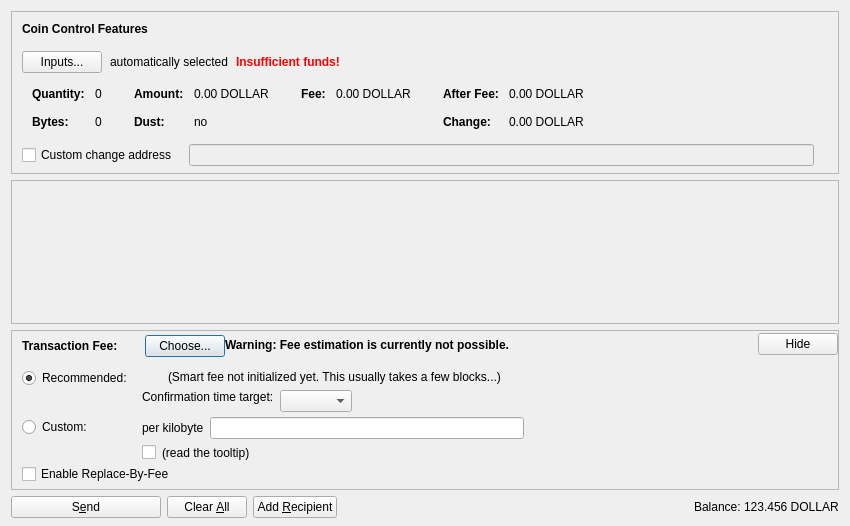
<?xml version="1.0" encoding="UTF-8"?>
<ui version="4.0">
 <class>SendCoinsDialog</class>
 <widget class="QDialog" name="SendCoinsDialog">
  <property name="geometry">
   <rect>
    <x>0</x>
    <y>0</y>
    <width>850</width>
    <height>526</height>
   </rect>
  </property>
  <property name="windowTitle">
   <string>Send Coins</string>
  </property>
  <layout class="QVBoxLayout" name="verticalLayout" stretch="0,1,0,0">
   <property name="bottomMargin">
    <number>8</number>
   </property>
   <item>
    <widget class="QFrame" name="frameCoinControl">
     <property name="sizePolicy">
      <sizepolicy hsizetype="Expanding" vsizetype="Expanding">
       <horstretch>0</horstretch>
       <verstretch>0</verstretch>
      </sizepolicy>
     </property>
     <property name="maximumSize">
      <size>
       <width>16777215</width>
       <height>16777215</height>
      </size>
     </property>
     <property name="frameShape">
      <enum>QFrame::StyledPanel</enum>
     </property>
     <property name="frameShadow">
      <enum>QFrame::Sunken</enum>
     </property>
     <layout class="QVBoxLayout" name="verticalLayoutCoinControl2">
      <property name="spacing">
       <number>0</number>
      </property>
      <property name="leftMargin">
       <number>0</number>
      </property>
      <property name="topMargin">
       <number>0</number>
      </property>
      <property name="rightMargin">
       <number>0</number>
      </property>
      <property name="bottomMargin">
       <number>6</number>
      </property>
      <item>
       <layout class="QVBoxLayout" name="verticalLayoutCoinControl" stretch="0,0,0,0,1">
        <property name="spacing">
         <number>0</number>
        </property>
        <property name="leftMargin">
         <number>10</number>
        </property>
        <property name="topMargin">
         <number>10</number>
        </property>
        <item>
         <layout class="QHBoxLayout" name="horizontalLayoutCoinControl1">
          <property name="bottomMargin">
           <number>15</number>
          </property>
          <item>
           <widget class="QLabel" name="labelCoinControlFeatures">
            <property name="sizePolicy">
             <sizepolicy hsizetype="Preferred" vsizetype="Maximum">
              <horstretch>0</horstretch>
              <verstretch>0</verstretch>
             </sizepolicy>
            </property>
            <property name="font">
             <font>
              <weight>75</weight>
              <bold>true</bold>
             </font>
            </property>
            <property name="styleSheet">
             <string notr="true">font-weight:bold;</string>
            </property>
            <property name="text">
             <string>Coin Control Features</string>
            </property>
           </widget>
          </item>
         </layout>
        </item>
        <item>
         <layout class="QHBoxLayout" name="horizontalLayoutCoinControl2" stretch="0,0,0,0">
          <property name="spacing">
           <number>8</number>
          </property>
          <property name="bottomMargin">
           <number>10</number>
          </property>
          <item>
           <widget class="QPushButton" name="pushButtonCoinControl">
            <property name="styleSheet">
             <string notr="true"/>
            </property>
            <property name="text">
             <string>Inputs...</string>
            </property>
            <property name="autoDefault">
             <bool>false</bool>
            </property>
           </widget>
          </item>
          <item>
           <widget class="QLabel" name="labelCoinControlAutomaticallySelected">
            <property name="text">
             <string>automatically selected</string>
            </property>
            <property name="margin">
             <number>5</number>
            </property>
           </widget>
          </item>
          <item>
           <widget class="QLabel" name="labelCoinControlInsuffFunds">
            <property name="font">
             <font>
              <weight>75</weight>
              <bold>true</bold>
             </font>
            </property>
            <property name="styleSheet">
             <string notr="true">color:red;font-weight:bold;</string>
            </property>
            <property name="text">
             <string>Insufficient funds!</string>
            </property>
            <property name="margin">
             <number>5</number>
            </property>
           </widget>
          </item>
          <item>
           <spacer name="horizontalSpacerCoinControl">
            <property name="orientation">
             <enum>Qt::Horizontal</enum>
            </property>
            <property name="sizeHint" stdset="0">
             <size>
              <width>40</width>
              <height>1</height>
             </size>
            </property>
           </spacer>
          </item>
         </layout>
        </item>
        <item>
         <widget class="QWidget" name="widgetCoinControl" native="true">
          <property name="sizePolicy">
           <sizepolicy hsizetype="Preferred" vsizetype="Preferred">
            <horstretch>0</horstretch>
            <verstretch>0</verstretch>
           </sizepolicy>
          </property>
          <property name="minimumSize">
           <size>
            <width>0</width>
            <height>0</height>
           </size>
          </property>
          <property name="styleSheet">
           <string notr="true"/>
          </property>
          <layout class="QHBoxLayout" name="horizontalLayoutCoinControl5">
           <property name="leftMargin">
            <number>0</number>
           </property>
           <property name="topMargin">
            <number>0</number>
           </property>
           <property name="rightMargin">
            <number>0</number>
           </property>
           <property name="bottomMargin">
            <number>0</number>
           </property>
           <item>
            <layout class="QHBoxLayout" name="horizontalLayoutCoinControl3" stretch="0,0,0,1">
             <property name="spacing">
              <number>20</number>
             </property>
             <property name="topMargin">
              <number>0</number>
             </property>
             <property name="bottomMargin">
              <number>10</number>
             </property>
             <item>
              <layout class="QFormLayout" name="formLayoutCoinControl1">
               <property name="horizontalSpacing">
                <number>10</number>
               </property>
               <property name="verticalSpacing">
                <number>14</number>
               </property>
               <property name="leftMargin">
                <number>10</number>
               </property>
               <property name="topMargin">
                <number>4</number>
               </property>
               <property name="rightMargin">
                <number>6</number>
               </property>
               <item row="0" column="0">
                <widget class="QLabel" name="labelCoinControlQuantityText">
                 <property name="font">
                  <font>
                   <weight>75</weight>
                   <bold>true</bold>
                  </font>
                 </property>
                 <property name="text">
                  <string>Quantity:</string>
                 </property>
                 <property name="margin">
                  <number>0</number>
                 </property>
                </widget>
               </item>
               <item row="0" column="1">
                <widget class="QLabel" name="labelCoinControlQuantity">
                 <property name="cursor">
                  <cursorShape>IBeamCursor</cursorShape>
                 </property>
                 <property name="contextMenuPolicy">
                  <enum>Qt::ActionsContextMenu</enum>
                 </property>
                 <property name="text">
                  <string notr="true">0</string>
                 </property>
                 <property name="margin">
                  <number>0</number>
                 </property>
                 <property name="textInteractionFlags">
                  <set>Qt::LinksAccessibleByMouse|Qt::TextSelectableByKeyboard|Qt::TextSelectableByMouse</set>
                 </property>
                </widget>
               </item>
               <item row="1" column="0">
                <widget class="QLabel" name="labelCoinControlBytesText">
                 <property name="font">
                  <font>
                   <weight>75</weight>
                   <bold>true</bold>
                  </font>
                 </property>
                 <property name="text">
                  <string>Bytes:</string>
                 </property>
                </widget>
               </item>
               <item row="1" column="1">
                <widget class="QLabel" name="labelCoinControlBytes">
                 <property name="cursor">
                  <cursorShape>IBeamCursor</cursorShape>
                 </property>
                 <property name="contextMenuPolicy">
                  <enum>Qt::ActionsContextMenu</enum>
                 </property>
                 <property name="text">
                  <string notr="true">0</string>
                 </property>
                 <property name="textInteractionFlags">
                  <set>Qt::LinksAccessibleByMouse|Qt::TextSelectableByKeyboard|Qt::TextSelectableByMouse</set>
                 </property>
                </widget>
               </item>
              </layout>
             </item>
             <item>
              <layout class="QFormLayout" name="formLayoutCoinControl2">
               <property name="horizontalSpacing">
                <number>10</number>
               </property>
               <property name="verticalSpacing">
                <number>14</number>
               </property>
               <property name="leftMargin">
                <number>6</number>
               </property>
               <property name="topMargin">
                <number>4</number>
               </property>
               <property name="rightMargin">
                <number>6</number>
               </property>
               <item row="0" column="0">
                <widget class="QLabel" name="labelCoinControlAmountText">
                 <property name="font">
                  <font>
                   <weight>75</weight>
                   <bold>true</bold>
                  </font>
                 </property>
                 <property name="text">
                  <string>Amount:</string>
                 </property>
                 <property name="margin">
                  <number>0</number>
                 </property>
                </widget>
               </item>
               <item row="0" column="1">
                <widget class="QLabel" name="labelCoinControlAmount">
                 <property name="cursor">
                  <cursorShape>IBeamCursor</cursorShape>
                 </property>
                 <property name="contextMenuPolicy">
                  <enum>Qt::ActionsContextMenu</enum>
                 </property>
                 <property name="text">
                  <string notr="true">0.00 DOLLAR</string>
                 </property>
                 <property name="textInteractionFlags">
                  <set>Qt::LinksAccessibleByMouse|Qt::TextSelectableByKeyboard|Qt::TextSelectableByMouse</set>
                 </property>
                </widget>
               </item>
               <item row="1" column="0">
                <widget class="QLabel" name="labelCoinControlLowOutputText">
                 <property name="font">
                  <font>
                   <weight>75</weight>
                   <bold>true</bold>
                  </font>
                 </property>
                 <property name="text">
                  <string>Dust:</string>
                 </property>
                </widget>
               </item>
               <item row="1" column="1">
                <widget class="QLabel" name="labelCoinControlLowOutput">
                 <property name="cursor">
                  <cursorShape>IBeamCursor</cursorShape>
                 </property>
                 <property name="contextMenuPolicy">
                  <enum>Qt::ActionsContextMenu</enum>
                 </property>
                 <property name="text">
                  <string notr="true">no</string>
                 </property>
                 <property name="textInteractionFlags">
                  <set>Qt::LinksAccessibleByMouse|Qt::TextSelectableByKeyboard|Qt::TextSelectableByMouse</set>
                 </property>
                </widget>
               </item>
              </layout>
             </item>
             <item>
              <layout class="QFormLayout" name="formLayoutCoinControl3">
               <property name="horizontalSpacing">
                <number>10</number>
               </property>
               <property name="verticalSpacing">
                <number>14</number>
               </property>
               <property name="leftMargin">
                <number>6</number>
               </property>
               <property name="topMargin">
                <number>4</number>
               </property>
               <property name="rightMargin">
                <number>6</number>
               </property>
               <item row="0" column="0">
                <widget class="QLabel" name="labelCoinControlFeeText">
                 <property name="font">
                  <font>
                   <weight>75</weight>
                   <bold>true</bold>
                  </font>
                 </property>
                 <property name="text">
                  <string>Fee:</string>
                 </property>
                 <property name="margin">
                  <number>0</number>
                 </property>
                </widget>
               </item>
               <item row="0" column="1">
                <widget class="QLabel" name="labelCoinControlFee">
                 <property name="cursor">
                  <cursorShape>IBeamCursor</cursorShape>
                 </property>
                 <property name="contextMenuPolicy">
                  <enum>Qt::ActionsContextMenu</enum>
                 </property>
                 <property name="text">
                  <string notr="true">0.00 DOLLAR</string>
                 </property>
                 <property name="textInteractionFlags">
                  <set>Qt::LinksAccessibleByMouse|Qt::TextSelectableByKeyboard|Qt::TextSelectableByMouse</set>
                 </property>
                </widget>
               </item>
              </layout>
             </item>
             <item>
              <layout class="QFormLayout" name="formLayoutCoinControl4">
               <property name="horizontalSpacing">
                <number>10</number>
               </property>
               <property name="verticalSpacing">
                <number>14</number>
               </property>
               <property name="leftMargin">
                <number>6</number>
               </property>
               <property name="topMargin">
                <number>4</number>
               </property>
               <property name="rightMargin">
                <number>6</number>
               </property>
               <item row="0" column="0">
                <widget class="QLabel" name="labelCoinControlAfterFeeText">
                 <property name="font">
                  <font>
                   <weight>75</weight>
                   <bold>true</bold>
                  </font>
                 </property>
                 <property name="text">
                  <string>After Fee:</string>
                 </property>
                 <property name="margin">
                  <number>0</number>
                 </property>
                </widget>
               </item>
               <item row="0" column="1">
                <widget class="QLabel" name="labelCoinControlAfterFee">
                 <property name="cursor">
                  <cursorShape>IBeamCursor</cursorShape>
                 </property>
                 <property name="contextMenuPolicy">
                  <enum>Qt::ActionsContextMenu</enum>
                 </property>
                 <property name="text">
                  <string notr="true">0.00 DOLLAR</string>
                 </property>
                 <property name="textInteractionFlags">
                  <set>Qt::LinksAccessibleByMouse|Qt::TextSelectableByKeyboard|Qt::TextSelectableByMouse</set>
                 </property>
                </widget>
               </item>
               <item row="1" column="0">
                <widget class="QLabel" name="labelCoinControlChangeText">
                 <property name="font">
                  <font>
                   <weight>75</weight>
                   <bold>true</bold>
                  </font>
                 </property>
                 <property name="text">
                  <string>Change:</string>
                 </property>
                </widget>
               </item>
               <item row="1" column="1">
                <widget class="QLabel" name="labelCoinControlChange">
                 <property name="cursor">
                  <cursorShape>IBeamCursor</cursorShape>
                 </property>
                 <property name="contextMenuPolicy">
                  <enum>Qt::ActionsContextMenu</enum>
                 </property>
                 <property name="text">
                  <string notr="true">0.00 DOLLAR</string>
                 </property>
                 <property name="textInteractionFlags">
                  <set>Qt::LinksAccessibleByMouse|Qt::TextSelectableByKeyboard|Qt::TextSelectableByMouse</set>
                 </property>
                </widget>
               </item>
              </layout>
             </item>
            </layout>
           </item>
          </layout>
         </widget>
        </item>
        <item>
         <layout class="QHBoxLayout" name="horizontalLayoutCoinControl4" stretch="0,0,0">
          <property name="spacing">
           <number>12</number>
          </property>
          <property name="sizeConstraint">
           <enum>QLayout::SetDefaultConstraint</enum>
          </property>
          <property name="topMargin">
           <number>5</number>
          </property>
          <property name="rightMargin">
           <number>5</number>
          </property>
          <item>
           <widget class="QCheckBox" name="checkBoxCoinControlChange">
            <property name="toolTip">
             <string>If this is activated, but the change address is empty or invalid, change will be sent to a newly generated address.</string>
            </property>
            <property name="text">
             <string>Custom change address</string>
            </property>
           </widget>
          </item>
          <item>
           <widget class="QValidatedLineEdit" name="lineEditCoinControlChange">
            <property name="enabled">
             <bool>false</bool>
            </property>
            <property name="sizePolicy">
             <sizepolicy hsizetype="Expanding" vsizetype="Fixed">
              <horstretch>0</horstretch>
              <verstretch>0</verstretch>
             </sizepolicy>
            </property>
           </widget>
          </item>
          <item>
           <widget class="QLabel" name="labelCoinControlChangeLabel">
            <property name="sizePolicy">
             <sizepolicy hsizetype="Preferred" vsizetype="Expanding">
              <horstretch>0</horstretch>
              <verstretch>0</verstretch>
             </sizepolicy>
            </property>
            <property name="minimumSize">
             <size>
              <width>0</width>
              <height>0</height>
             </size>
            </property>
            <property name="text">
             <string/>
            </property>
            <property name="margin">
             <number>3</number>
            </property>
           </widget>
          </item>
         </layout>
        </item>
        <item>
         <spacer name="verticalSpacerCoinControl">
          <property name="orientation">
           <enum>Qt::Vertical</enum>
          </property>
          <property name="sizeHint" stdset="0">
           <size>
            <width>800</width>
            <height>1</height>
           </size>
          </property>
         </spacer>
        </item>
       </layout>
      </item>
     </layout>
    </widget>
   </item>
   <item>
    <widget class="QScrollArea" name="scrollArea">
     <property name="widgetResizable">
      <bool>true</bool>
     </property>
     <widget class="QWidget" name="scrollAreaWidgetContents">
      <property name="geometry">
       <rect>
        <x>0</x>
        <y>0</y>
        <width>830</width>
        <height>104</height>
       </rect>
      </property>
      <layout class="QVBoxLayout" name="verticalLayout_2" stretch="0,1">
       <property name="leftMargin">
        <number>0</number>
       </property>
       <property name="topMargin">
        <number>0</number>
       </property>
       <property name="rightMargin">
        <number>0</number>
       </property>
       <property name="bottomMargin">
        <number>0</number>
       </property>
       <item>
        <layout class="QVBoxLayout" name="entries">
         <property name="spacing">
          <number>6</number>
         </property>
        </layout>
       </item>
       <item>
        <spacer name="verticalSpacer">
         <property name="orientation">
          <enum>Qt::Vertical</enum>
         </property>
         <property name="sizeHint" stdset="0">
          <size>
           <width>20</width>
           <height>40</height>
          </size>
         </property>
        </spacer>
       </item>
      </layout>
     </widget>
    </widget>
   </item>
   <item>
    <widget class="QFrame" name="frameFee">
     <property name="sizePolicy">
      <sizepolicy hsizetype="Expanding" vsizetype="Expanding">
       <horstretch>0</horstretch>
       <verstretch>0</verstretch>
      </sizepolicy>
     </property>
     <property name="maximumSize">
      <size>
       <width>16777215</width>
       <height>16777215</height>
      </size>
     </property>
     <property name="frameShape">
      <enum>QFrame::StyledPanel</enum>
     </property>
     <property name="frameShadow">
      <enum>QFrame::Sunken</enum>
     </property>
     <layout class="QVBoxLayout" name="verticalLayoutFee1">
      <property name="spacing">
       <number>0</number>
      </property>
      <property name="leftMargin">
       <number>0</number>
      </property>
      <property name="topMargin">
       <number>0</number>
      </property>
      <property name="rightMargin">
       <number>0</number>
      </property>
      <property name="bottomMargin">
       <number>0</number>
      </property>
      <item>
       <layout class="QVBoxLayout" name="verticalLayoutFee2" stretch="0,0,0">
        <property name="spacing">
         <number>0</number>
        </property>
        <property name="leftMargin">
         <number>10</number>
        </property>
        <property name="topMargin">
         <number>0</number>
        </property>
        <item>
         <layout class="QHBoxLayout" name="horizontalLayoutFee1">
          <property name="bottomMargin">
           <number>0</number>
          </property>
          <item>
           <layout class="QVBoxLayout" name="verticalLayoutFee7">
            <property name="spacing">
             <number>0</number>
            </property>
            <item>
             <spacer name="verticalSpacerSmartFee">
              <property name="orientation">
               <enum>Qt::Vertical</enum>
              </property>
              <property name="sizeType">
               <enum>QSizePolicy::Fixed</enum>
              </property>
              <property name="sizeHint" stdset="0">
               <size>
                <width>1</width>
                <height>4</height>
               </size>
              </property>
             </spacer>
            </item>
            <item>
             <layout class="QHBoxLayout" name="horizontalLayoutSmartFee">
              <property name="spacing">
               <number>10</number>
              </property>
              <item>
               <widget class="QLabel" name="labelFeeHeadline">
                <property name="sizePolicy">
                 <sizepolicy hsizetype="Preferred" vsizetype="Maximum">
                  <horstretch>0</horstretch>
                  <verstretch>0</verstretch>
                 </sizepolicy>
                </property>
                <property name="font">
                 <font>
                  <weight>75</weight>
                  <bold>true</bold>
                 </font>
                </property>
                <property name="styleSheet">
                 <string notr="true">font-weight:bold;</string>
                </property>
                <property name="text">
                 <string>Transaction Fee:</string>
                </property>
               </widget>
              </item>
              <item>
               <widget class="QLabel" name="labelFeeMinimized">
                <property name="text">
                 <string/>
                </property>
               </widget>
              </item>
              <item>
               <widget class="QPushButton" name="buttonChooseFee">
                <property name="text">
                 <string>Choose...</string>
                </property>
               </widget>
              </item>
             </layout>
            </item>
            <item>
             <spacer name="verticalSpacer_5">
              <property name="orientation">
               <enum>Qt::Vertical</enum>
              </property>
              <property name="sizeHint" stdset="0">
               <size>
                <width>1</width>
                <height>1</height>
               </size>
              </property>
             </spacer>
            </item>
           </layout>
          </item>
          <item>
           <widget class="QLabel" name="fallbackFeeWarningLabel">
            <property name="toolTip">
             <string>Using the fallbackfee can result in sending a transaction that will take several hours or days (or never) to confirm. Consider choosing your fee manually or wait until you have validated the complete chain.</string>
            </property>
            <property name="font">
            <font>
                <weight>75</weight>
                <bold>true</bold>
            </font>
            </property>
            <property name="text">
             <string>Warning: Fee estimation is currently not possible.</string>
            </property>
            <property name="wordWrap">
             <bool>false</bool>
            </property>
           </widget>
          </item>
          <item>
           <spacer name="horizontalSpacer_4">
            <property name="orientation">
             <enum>Qt::Horizontal</enum>
            </property>
            <property name="sizeType">
             <enum>QSizePolicy::MinimumExpanding</enum>
            </property>
            <property name="sizeHint" stdset="0">
             <size>
              <width>40</width>
              <height>20</height>
             </size>
            </property>
           </spacer>
          </item>
          <item>
           <widget class="QPushButton" name="buttonMinimizeFee">
            <property name="toolTip">
             <string>collapse fee-settings</string>
            </property>
            <property name="text">
             <string>Hide</string>
            </property>
           </widget>
          </item>
         </layout>
        </item>
        <item>
         <widget class="QFrame" name="frameFeeSelection">
          <layout class="QVBoxLayout" name="verticalLayoutFee12">
           <property name="spacing">
            <number>0</number>
           </property>
           <property name="leftMargin">
            <number>0</number>
           </property>
           <property name="topMargin">
            <number>0</number>
           </property>
           <property name="rightMargin">
            <number>0</number>
           </property>
           <property name="bottomMargin">
            <number>0</number>
           </property>
           <item>
            <layout class="QGridLayout" name="gridLayoutFee">
             <property name="topMargin">
              <number>10</number>
             </property>
             <property name="bottomMargin">
              <number>4</number>
             </property>
             <property name="horizontalSpacing">
              <number>10</number>
             </property>
             <property name="verticalSpacing">
              <number>4</number>
             </property>
             <item row="1" column="1">
              <layout class="QVBoxLayout" name="verticalLayoutFee8">
               <property name="spacing">
                <number>6</number>
               </property>
               <item>
                <layout class="QHBoxLayout" name="horizontalLayoutFee13">
                 <item>
                  <widget class="QLabel" name="labelCustomPerKilobyte">
                   <property name="toolTip">
                    <string>Specify a custom fee per kB (1,000 bytes) of the transaction's virtual size.

Note:  Since the fee is calculated on a per-byte basis, a fee of "100 satoshis per kB" for a transaction size of 500 bytes (half of 1 kB) would ultimately yield a fee of only 50 satoshis.</string>
                   </property>
                   <property name="text">
                    <string>per kilobyte</string>
                   </property>
                  </widget>
                 </item>
                 <item>
                  <widget class="DollarAmountField" name="customFee"/>
                 </item>
                 <item>
                  <spacer name="horizontalSpacer_6">
                   <property name="orientation">
                    <enum>Qt::Horizontal</enum>
                   </property>
                   <property name="sizeHint" stdset="0">
                    <size>
                     <width>1</width>
                     <height>1</height>
                    </size>
                   </property>
                  </spacer>
                 </item>
                </layout>
               </item>
               <item>
                <layout class="QHBoxLayout" name="horizontalLayoutFee8">
                 <item>
                  <widget class="QCheckBox" name="checkBoxMinimumFee">
                   <property name="toolTip">
                    <string>Paying only the minimum fee is just fine as long as there is less transaction volume than space in the blocks. But be aware that this can end up in a never confirming transaction once there is more demand for dollar transactions than the network can process.</string>
                   </property>
                   <property name="text">
                    <string/>
                   </property>
                  </widget>
                 </item>
                 <item>
                  <widget class="QLabel" name="labelMinFeeWarning">
                   <property name="enabled">
                    <bool>true</bool>
                   </property>
                   <property name="toolTip">
                    <string>Paying only the minimum fee is just fine as long as there is less transaction volume than space in the blocks. But be aware that this can end up in a never confirming transaction once there is more demand for dollar transactions than the network can process.</string>
                   </property>
                   <property name="text">
                    <string>(read the tooltip)</string>
                   </property>
                   <property name="margin">
                    <number>5</number>
                   </property>
                  </widget>
                 </item>
                 <item>
                  <spacer name="horizontalSpacer_2">
                   <property name="orientation">
                    <enum>Qt::Horizontal</enum>
                   </property>
                   <property name="sizeHint" stdset="0">
                    <size>
                     <width>1</width>
                     <height>1</height>
                    </size>
                   </property>
                  </spacer>
                 </item>
                </layout>
               </item>
              </layout>
             </item>
             <item row="0" column="0">
              <layout class="QVBoxLayout" name="verticalLayoutFee4" stretch="0,1">
               <item>
                <widget class="QRadioButton" name="radioSmartFee">
                 <property name="text">
                  <string>Recommended:</string>
                 </property>
                 <property name="checked">
                  <bool>true</bool>
                 </property>
                 <attribute name="buttonGroup">
                  <string notr="true">groupFee</string>
                 </attribute>
                </widget>
               </item>
               <item>
                <spacer name="verticalSpacer_2">
                 <property name="orientation">
                  <enum>Qt::Vertical</enum>
                 </property>
                 <property name="sizeHint" stdset="0">
                  <size>
                   <width>1</width>
                   <height>1</height>
                  </size>
                 </property>
                </spacer>
               </item>
              </layout>
             </item>
             <item row="1" column="0">
              <layout class="QVBoxLayout" name="verticalLayoutFee9" stretch="0,1">
               <item>
                <widget class="QRadioButton" name="radioCustomFee">
                 <property name="text">
                  <string>Custom:</string>
                 </property>
                 <attribute name="buttonGroup">
                  <string notr="true">groupFee</string>
                 </attribute>
                </widget>
               </item>
               <item>
                <spacer name="verticalSpacer_6">
                 <property name="orientation">
                  <enum>Qt::Vertical</enum>
                 </property>
                 <property name="sizeHint" stdset="0">
                  <size>
                   <width>1</width>
                   <height>1</height>
                  </size>
                 </property>
                </spacer>
               </item>
              </layout>
             </item>
             <item row="0" column="1">
              <layout class="QVBoxLayout" name="verticalLayoutFee3" stretch="0,0,1">
               <property name="spacing">
                <number>6</number>
               </property>
               <property name="topMargin">
                <number>2</number>
               </property>
               <item>
                <layout class="QHBoxLayout" name="horizontalLayoutFee12">
                 <item>
                  <widget class="QLabel" name="labelSmartFee">
                   <property name="text">
                    <string/>
                   </property>
                   <property name="margin">
                    <number>2</number>
                   </property>
                  </widget>
                 </item>
                 <item>
                  <widget class="QLabel" name="labelFeeEstimation">
                   <property name="text">
                    <string/>
                   </property>
                  </widget>
                 </item>
                 <item>
                  <widget class="QLabel" name="labelSmartFee2">
                   <property name="text">
                    <string>(Smart fee not initialized yet. This usually takes a few blocks...)</string>
                   </property>
                   <property name="margin">
                    <number>2</number>
                   </property>
                  </widget>
                 </item>
                 <item>
                  <spacer name="horizontalSpacer_5">
                   <property name="orientation">
                    <enum>Qt::Horizontal</enum>
                   </property>
                   <property name="sizeHint" stdset="0">
                    <size>
                     <width>1</width>
                     <height>1</height>
                    </size>
                   </property>
                  </spacer>
                 </item>
                </layout>
               </item>
               <item>
                <layout class="QHBoxLayout" name="horizontalLayoutFee9">
                 <item>
                  <layout class="QVBoxLayout" name="verticalLayoutFee6">
                   <item>
                    <widget class="QLabel" name="labelSmartFee3">
                     <property name="text">
                      <string>Confirmation time target:</string>
                     </property>
                     <property name="margin">
                      <number>2</number>
                     </property>
                    </widget>
                   </item>
                   <item>
                    <spacer name="verticalSpacer_3">
                     <property name="orientation">
                      <enum>Qt::Vertical</enum>
                     </property>
                     <property name="sizeHint" stdset="0">
                      <size>
                       <width>1</width>
                       <height>1</height>
                      </size>
                     </property>
                    </spacer>
                   </item>
                  </layout>
                 </item>
                 <item>
                  <layout class="QVBoxLayout" name="verticalLayoutFee5">
                   <property name="rightMargin">
                    <number>30</number>
                   </property>
                   <item>
                    <layout class="QHBoxLayout" name="horizontalLayoutConfTarget">
                     <property name="bottomMargin">
                      <number>0</number>
                     </property>
                     <item>
                      <widget class="QComboBox" name="confTargetSelector"/>
                     </item>
                     <item>
                      <spacer name="horizontalSpacerConfTarget">
                       <property name="orientation">
                        <enum>Qt::Horizontal</enum>
                       </property>
                       <property name="sizeHint" stdset="0">
                        <size>
                         <width>40</width>
                         <height>20</height>
                        </size>
                       </property>
                      </spacer>
                     </item>
                    </layout>
                   </item>
                  </layout>
                 </item>
                </layout>
               </item>
               <item>
                <spacer name="verticalSpacer_4">
                 <property name="orientation">
                  <enum>Qt::Vertical</enum>
                 </property>
                 <property name="sizeHint" stdset="0">
                  <size>
                   <width>1</width>
                   <height>1</height>
                  </size>
                 </property>
                </spacer>
               </item>
              </layout>
             </item>
            </layout>
           </item>
           <item>
            <widget class="QCheckBox" name="optInRBF">
             <property name="text">
              <string>Enable Replace-By-Fee</string>
             </property>
             <property name="toolTip">
              <string>With Replace-By-Fee (BIP-125) you can increase a transaction's fee after it is sent. Without this, a higher fee may be recommended to compensate for increased transaction delay risk.</string>
             </property>
            </widget>
           </item>
          </layout>
         </widget>
        </item>
        <item>
         <spacer name="verticalSpacerFee">
          <property name="orientation">
           <enum>Qt::Vertical</enum>
          </property>
          <property name="sizeHint" stdset="0">
           <size>
            <width>40</width>
            <height>5</height>
           </size>
          </property>
         </spacer>
        </item>
       </layout>
      </item>
     </layout>
    </widget>
   </item>
   <item>
    <layout class="QHBoxLayout" name="horizontalLayout">
     <item>
      <widget class="QPushButton" name="sendButton">
       <property name="minimumSize">
        <size>
         <width>150</width>
         <height>0</height>
        </size>
       </property>
       <property name="toolTip">
        <string>Confirm the send action</string>
       </property>
       <property name="text">
        <string>S&amp;end</string>
       </property>
       <property name="icon">
        <iconset resource="../dollar.qrc">
         <normaloff>:/icons/send</normaloff>:/icons/send</iconset>
       </property>
       <property name="autoDefault">
        <bool>false</bool>
       </property>
       <property name="default">
        <bool>false</bool>
       </property>
      </widget>
     </item>
     <item>
      <widget class="QPushButton" name="clearButton">
       <property name="sizePolicy">
        <sizepolicy hsizetype="Minimum" vsizetype="Fixed">
         <horstretch>0</horstretch>
         <verstretch>0</verstretch>
        </sizepolicy>
       </property>
       <property name="toolTip">
        <string>Clear all fields of the form.</string>
       </property>
       <property name="text">
        <string>Clear &amp;All</string>
       </property>
       <property name="icon">
        <iconset resource="../dollar.qrc">
         <normaloff>:/icons/remove</normaloff>:/icons/remove</iconset>
       </property>
       <property name="autoDefault">
        <bool>false</bool>
       </property>
      </widget>
     </item>
     <item>
      <widget class="QPushButton" name="addButton">
       <property name="toolTip">
        <string>Send to multiple recipients at once</string>
       </property>
       <property name="text">
        <string>Add &amp;Recipient</string>
       </property>
       <property name="icon">
        <iconset resource="../dollar.qrc">
         <normaloff>:/icons/add</normaloff>:/icons/add</iconset>
       </property>
       <property name="autoDefault">
        <bool>false</bool>
       </property>
      </widget>
     </item>
     <item>
      <spacer name="horizontalSpacer">
       <property name="orientation">
        <enum>Qt::Horizontal</enum>
       </property>
       <property name="sizeHint" stdset="0">
        <size>
         <width>40</width>
         <height>20</height>
        </size>
       </property>
      </spacer>
     </item>
     <item>
      <layout class="QHBoxLayout" name="horizontalLayout_2">
       <property name="spacing">
        <number>3</number>
       </property>
       <item>
        <widget class="QLabel" name="label">
         <property name="sizePolicy">
          <sizepolicy hsizetype="Preferred" vsizetype="Fixed">
           <horstretch>0</horstretch>
           <verstretch>0</verstretch>
          </sizepolicy>
         </property>
         <property name="text">
          <string>Balance:</string>
         </property>
        </widget>
       </item>
       <item>
        <widget class="QLabel" name="labelBalance">
         <property name="sizePolicy">
          <sizepolicy hsizetype="Preferred" vsizetype="Fixed">
           <horstretch>0</horstretch>
           <verstretch>0</verstretch>
          </sizepolicy>
         </property>
         <property name="cursor">
          <cursorShape>IBeamCursor</cursorShape>
         </property>
         <property name="text">
          <string notr="true">123.456 DOLLAR</string>
         </property>
         <property name="textInteractionFlags">
          <set>Qt::LinksAccessibleByMouse|Qt::TextSelectableByKeyboard|Qt::TextSelectableByMouse</set>
         </property>
        </widget>
       </item>
      </layout>
     </item>
    </layout>
   </item>
  </layout>
 </widget>
 <customwidgets>
  <customwidget>
   <class>QValidatedLineEdit</class>
   <extends>QLineEdit</extends>
   <header>qt/qvalidatedlineedit.h</header>
  </customwidget>
  <customwidget>
   <class>DollarAmountField</class>
   <extends>QLineEdit</extends>
   <header>qt/dollaramountfield.h</header>
   <container>1</container>
  </customwidget>
 </customwidgets>
 <resources>
  <include location="../dollar.qrc"/>
 </resources>
 <connections/>
 <buttongroups>
  <buttongroup name="groupFee"/>
 </buttongroups>
</ui>
